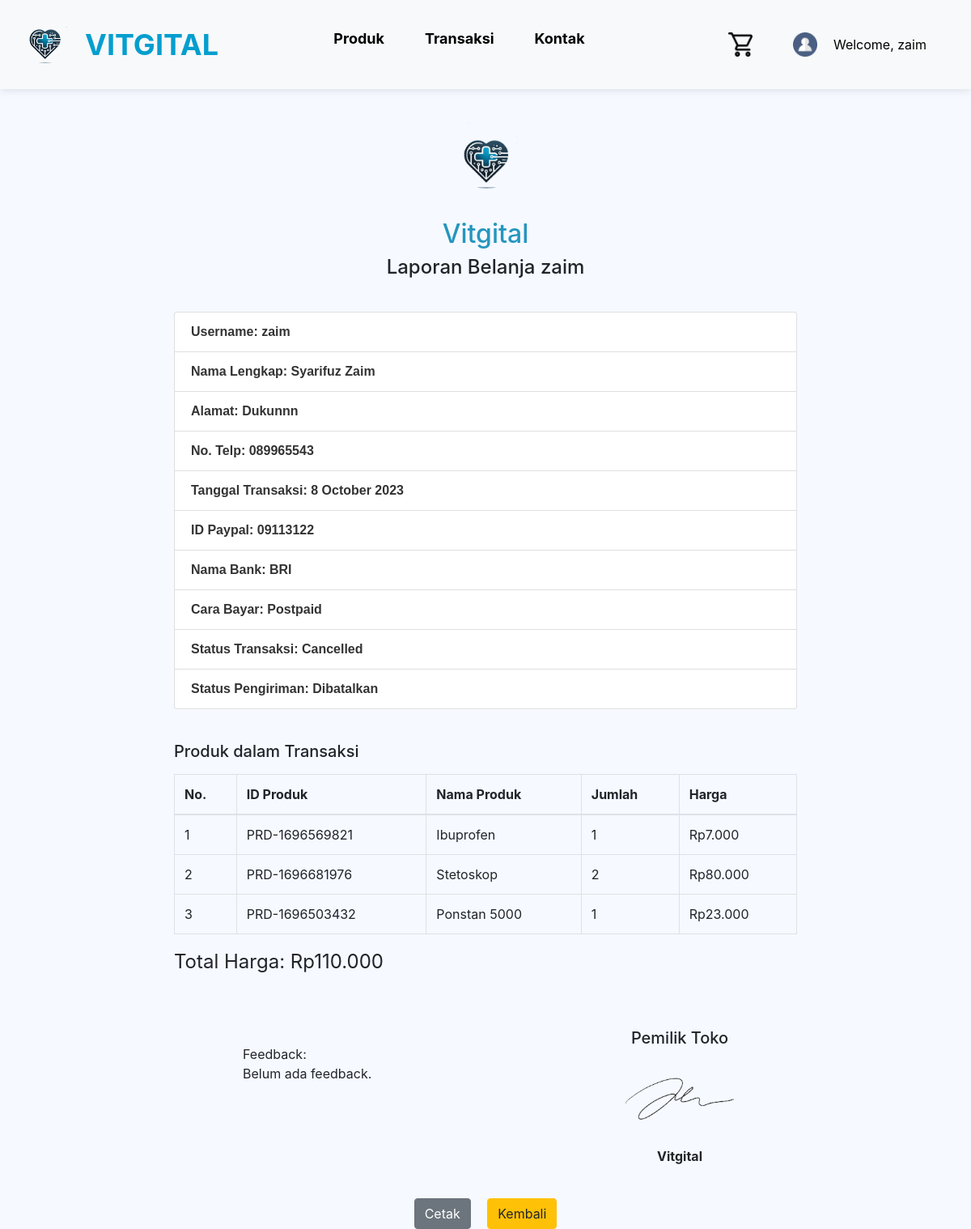
The app's page /pelanggan/transaksiDetail.php?idTransaksi=TRS-1696752705 (signed in) with its own data.
### tables this page shows
CREATE TABLE `transaksi` (
  `idTransaksi` varchar(255) NOT NULL,
  `username` varchar(255) NOT NULL,
  `tanggalTransaksi` date NOT NULL,
  `caraBayar` enum('Prepaid','Postpaid') NOT NULL,
  `bank` varchar(255) NOT NULL,
  `statusTransaksi` enum('Pending','Accepted','Rejected','Cancelled') NOT NULL,
  `totalHarga` int(11) NOT NULL,
  `statusPengiriman` enum('Pending','Dalam Perjalanan','Terkirim','Dibatalkan') NOT NULL,
  `feedBack` varchar(255) DEFAULT NULL
);

CREATE TABLE `customer` (
  `username` varchar(255) NOT NULL,
  `password` varchar(255) NOT NULL,
  `namaLengkap` varchar(255) NOT NULL,
  `email` varchar(255) NOT NULL,
  `dob` date NOT NULL,
  `gender` varchar(255) NOT NULL,
  `alamat` varchar(255) NOT NULL,
  `kota` varchar(255) NOT NULL,
  `contact` varchar(15) NOT NULL,
  `paypalID` varchar(20) NOT NULL
);

CREATE TABLE `keranjang` (
  `idKeranjang` int(11) NOT NULL,
  `username` varchar(255) NOT NULL,
  `idProduk` varchar(255) NOT NULL,
  `jumlah` int(11) NOT NULL,
  `harga` int(11) NOT NULL,
  `status` enum('Belum Dibayar','Dibayar','Dibatalkan') NOT NULL,
  `idTransaksi` varchar(255) DEFAULT NULL
);

CREATE TABLE `produk` (
  `idProduk` varchar(255) NOT NULL,
  `namaProduk` varchar(255) NOT NULL,
  `kategoriProduk` varchar(255) NOT NULL,
  `hargaProduk` int(11) NOT NULL,
  `stokProduk` int(11) NOT NULL,
  `gambarProduk` varchar(255) NOT NULL
);

### koneksi.php (called while the page is built, shortened)
<?php
$connect = mysqli_connect("localhost:3307", "root", "", "vitgital");
if (!function_exists('query')) {
    function query($query) {
        global $connect;
        $result = mysqli_query($connect, $query);
        $rows = [];
        while ($row = mysqli_fetch_assoc($result)) {
            $rows[] = $row;
        }
        return $rows;
    }
}
?>

### pelanggan/transaksiDetail.php (the view, shortened to what this page needs)
<?php
require '../koneksi.php';
require 'includes/header.php';
$idTransaksi = $_GET["idTransaksi"];
$username = $_SESSION["username"];
$detailTransaksi = query("SELECT * FROM transaksi
                          JOIN customer ON transaksi.username = customer.username
                          WHERE transaksi.idTransaksi = '$idTransaksi' AND transaksi.username = '$username'")[0];
$keranjangUser = query("SELECT * FROM keranjang
                        JOIN produk ON keranjang.idProduk = produk.idProduk
                        WHERE keranjang.username = '$username' AND keranjang.idTransaksi = '$idTransaksi'");
$tanggalTransaksi = strtotime($detailTransaksi["tanggalTransaksi"]);
$tanggalFormatted = date("j F Y", $tanggalTransaksi);
?>
<main id="main" class="main">
    <div class="pagetitle mb-4 text-center" style="padding-top: 150px;">
        <img src="../img/logo.png" alt="Logo" style="width: 100px; display: block; margin: 0 auto 20px;">
        <h2 style="color: #2596be;">Vitgital</h4>
        <h4>Laporan Belanja <?= $detailTransaksi["username"]; ?></h4>
    </div>
    <section class="section">
        <div class="container-fluid">
            <div class="row mb-4 justify-content-center">
                <div class="col-md-8">
                    <ul class="list-group mt-3">
                        <li class="list-group-item"><strong>Username:</strong> <?= $detailTransaksi["username"]; ?></li>
                        <li class="list-group-item"><strong>Nama Lengkap:</strong> <?= $detailTransaksi["namaLengkap"]; ?></li>
                        <li class="list-group-item"><strong>Alamat:</strong> <?= $detailTransaksi["alamat"]; ?></li>
                        <li class="list-group-item"><strong>No. Telp:</strong> <?= $detailTransaksi["contact"]; ?></li>
                        <li class="list-group-item"><strong>Tanggal Transaksi:</strong> <?= $tanggalFormatted; ?></li>
                        <li class="list-group-item"><strong>ID Paypal:</strong> <?= $detailTransaksi["paypalID"]; ?></li>
                        <li class="list-group-item"><strong>Nama Bank:</strong> <?= $detailTransaksi["bank"]; ?></li>
                        <li class="list-group-item"><strong>Cara Bayar:</strong> <?= $detailTransaksi["caraBayar"]; ?></li>
                        <li class="list-group-item"><strong>Status Transaksi:</strong> <?= $detailTransaksi["statusTransaksi"]; ?></li>
                        <li class="list-group-item"><strong>Status Pengiriman:</strong> <?= $detailTransaksi["statusPengiriman"]; ?></li>
                    </ul>
                </div>
            </div>
            <div class="row mb-4 justify-content-center">
                <div class="col-md-8">
                    <h5 class="text mt-3">Produk dalam Transaksi</h5>
                    <table class="table table-bordered mt-3">
                        <thead>
                            <tr>
                                <th>No.</th>
                                <th>ID Produk</th>
                                <th>Nama Produk</th>
                                <th>Jumlah</th>
                                <th>Harga</th>
                            </tr>
                        </thead>
                        <tbody>
                            <?php $i = 1; ?>
                            <?php foreach($keranjangUser as $keranjang): ?>
                            <tr>
                                <td><?= $i; ?></td>
                                <td><?= $keranjang["idProduk"]; ?></td>
                                <td><?= $keranjang["namaProduk"]; ?></td>
                                <td><?= $keranjang["jumlah"]; ?></td>
                                <td>Rp<?= number_format($keranjang["harga"], 0, ',', '.'); ?></td>
                            </tr>
                            <?php $i++; ?>
                            <?php endforeach; ?>
                        </tbody>
                    </table>
                    <div class="fw-bold mb-3" style="font-size: 24px;">Total Harga: Rp<?= number_format($detailTransaksi["totalHarga"], 0, ',', '.'); ?></div>
                </div>
            </div>
            <div class="col-12 d-flex justify-content-between mt-5">
                <div class="feedback-section">
                    <div class="fw-bold">Feedback:</div>
                    <p><?= $detailTransaksi["feedBack"] ? $detailTransaksi["feedBack"] : "Belum ada feedback."; ?></p>
                </div>
                <div class="signature-section">
                    <h5>Pemilik Toko</h5>
                    <img src="../img/ttd.png" alt="Tanda Tangan" >
                    <p class="fw-bold">Vitgital</p>
                </div>
            </div>
            <div class="text-center mt-4 d-print-none">
                <button id="printButton" class="btn btn-secondary mx-2">Cetak</button>
                <a href="transaksiCustomer.php" id="backButton" class="btn btn-warning mx-2">Kembali</a>
            </div>
        </div>
    </section>
</main>

### pelanggan/includes/header.php (shortened to what this page needs)
<?php
require_once '../koneksi.php';
if (isset($_SESSION["username"])) {
    $userLogin = $_SESSION["username"];
} else {
    header("Location: ../custlogin.php");
    exit;
}
?>
<!DOCTYPE html>
<html lang="en">
<head>
    <link rel="stylesheet" href="../assets/css/style.css">
    <link href="https://stackpath.bootstrapcdn.com/bootstrap/4.3.1/css/bootstrap.min.css" rel="stylesheet">
</head>
<body>
<header class="header">
    <div class="header-logo d-flex align-items-center">
        <img src="img/logo.png" alt="Logo" class="main-logo" />
        <span class="brand-name">VITGITAL</span>
    </div>
    <nav class="header-nav">
        <ul class="d-flex">
            <li><a href="homepageCustomer.php">Produk</a></li>
            <li><a href="transaksiCustomer.php">Transaksi</a></li>
            <li><a href="guestbookCustomer.php">Kontak</a></li>
        </ul>
    </nav>
    <div class="header-actions d-flex align-items-center">
        <a href="cartCustomer.php"><img src="../img/keranjang.png" alt="Cart" class="cart-icon" /></a>
        <div class="dropdown user-info d-flex align-items-center">
            <a href="#" class="d-flex align-items-center" id="userDropdown" data-toggle="dropdown">
                <img src="../img/user.png" alt="User" class="cart-icon user-icon" />
                <span class="welcome-text">Welcome, <?= htmlspecialchars($userLogin); ?></span>
            </a>
        </div>
    </div>
</header>
</body>
</html>

### assets/css/style.css (style rules this page uses)
.header { display: flex; justify-content: space-between; align-items: center; padding: 20px; background-color: #f8f9fa; position: fixed; top: 0; left: 0; width: 100%; z-index: 1000; box-shadow: 0px 2px 10px rgba(0, 0, 0, 0.1); }
.header-logo { display: flex; align-items: center; }
.header-logo .main-logo { height: 70px; }
.brand-name { font-size: 36px; font-weight: bold; color: #049ecf; margin-left: 15px; }
.header-actions { display: flex; align-items: center; }
.header-actions a { margin-right: 20px; text-decoration: none; color: #000; }
.header-actions img.cart-icon { height: 30px; }
.header-nav ul { display: flex; list-style-type: none; padding: 0; }
.header-nav ul li { margin-right: 20px; }
.header-nav ul li a { text-decoration: none; color: #000; font-size: 18px; font-weight: bold; }
.header-actions img.cart-icon { height: 30px; cursor: pointer; }
.header-nav ul, .header-actions { display: flex; align-items: center; justify-content: space-between; }
.header-actions a, .header-nav ul li a { padding: 10px 15px; }
main { background-color: #f6f9ff; }
.list-group-item { border: none; padding: 10px 15px; font-size: 16px; background-color: #f8f9fa; color: #333; font-family: 'Poppins', sans-serif; font-weight: bold; cursor: pointer; transition: background-color 0.3s, color 0.3s; }
.btn { margin-left: 10px; }
.cta .cta-btn, .btn { background-color: #2596be; color: white; border: none; padding: 10px 20px; font-size: 16px; border-radius: 5px; transition: background-color 0.3s; }

### pelanggan/includes/header.php (style rules this page uses)
.user-icon { margin-right: 10px; }
.welcome-text { padding-left: 10px; }

### pelanggan/transaksiDetail.php (style rules this page uses)
.feedback-section { display: block; margin-top: 20px; margin-left: 270px; }
.signature-section { display: flex; flex-direction: column; align-items: center; margin-right: 230px; text-align: center; }
.signature-section h5 { margin-bottom: 20px; }
.signature-section img { width: 200px; margin-bottom: 20px; }
.signature-section p { margin-top: 0; font-weight: bold; }

### records on screen
transaksi: username.username "zaim", username.namaLengkap "Syarifuz Zaim", username.alamat "Dukunnn", username.contact "089965543", tanggalTransaksi "8 October 2023", username.paypalID "09113122", bank "BRI", caraBayar "Postpaid", statusTransaksi "Cancelled", statusPengiriman "Dibatalkan", totalHarga "110.000"
keranjang: idProduk.idProduk "PRD-1696569821", idProduk.namaProduk "Ibuprofen", jumlah "1", harga "7.000"
keranjang: idProduk.idProduk "PRD-1696681976", idProduk.namaProduk "Stetoskop", jumlah "2", harga "80.000"
keranjang: idProduk.idProduk "PRD-1696503432", idProduk.namaProduk "Ponstan 5000", jumlah "1", harga "23.000"

### other values on screen
$userLogin "zaim"
